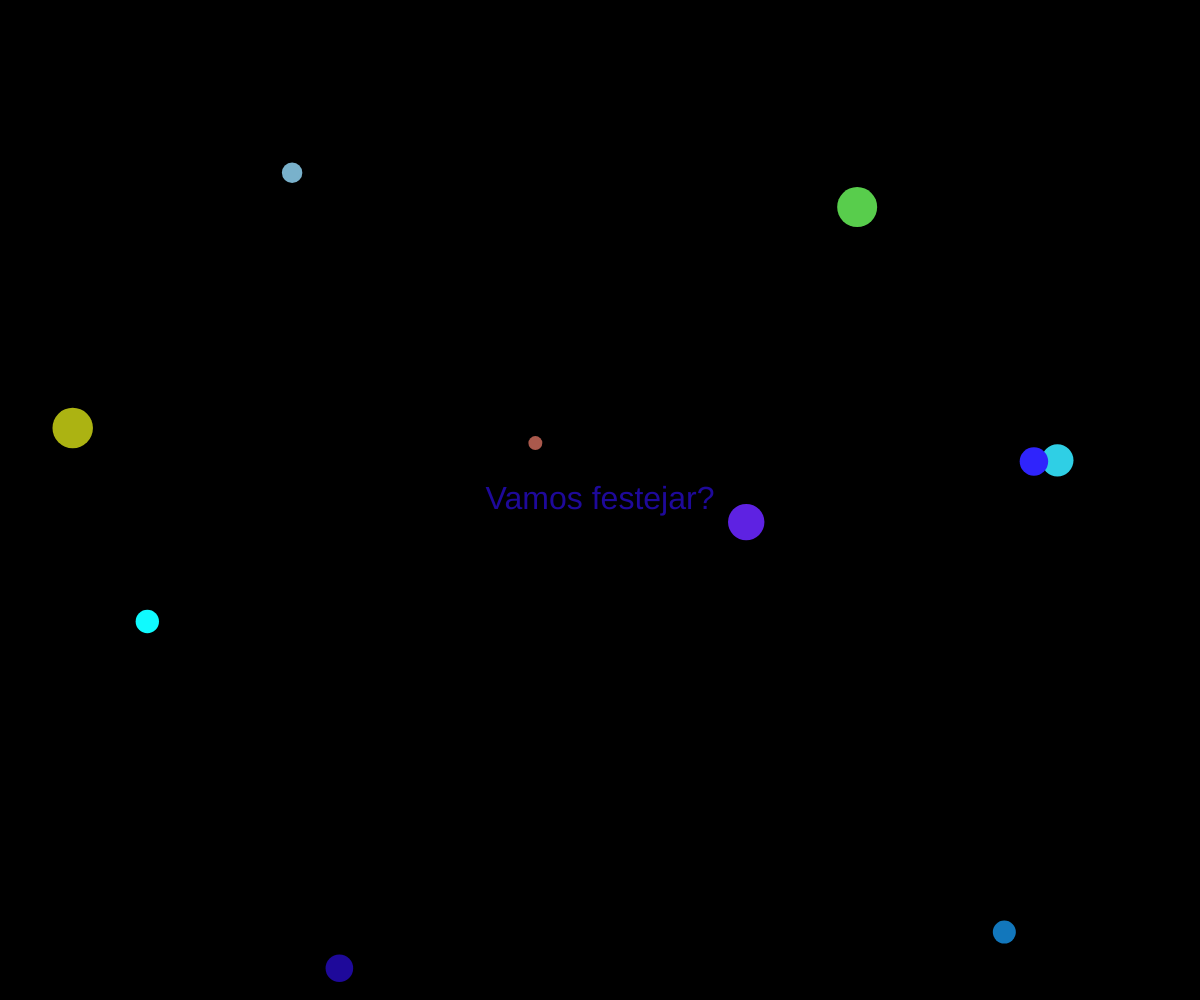
Frame 1 (no input)
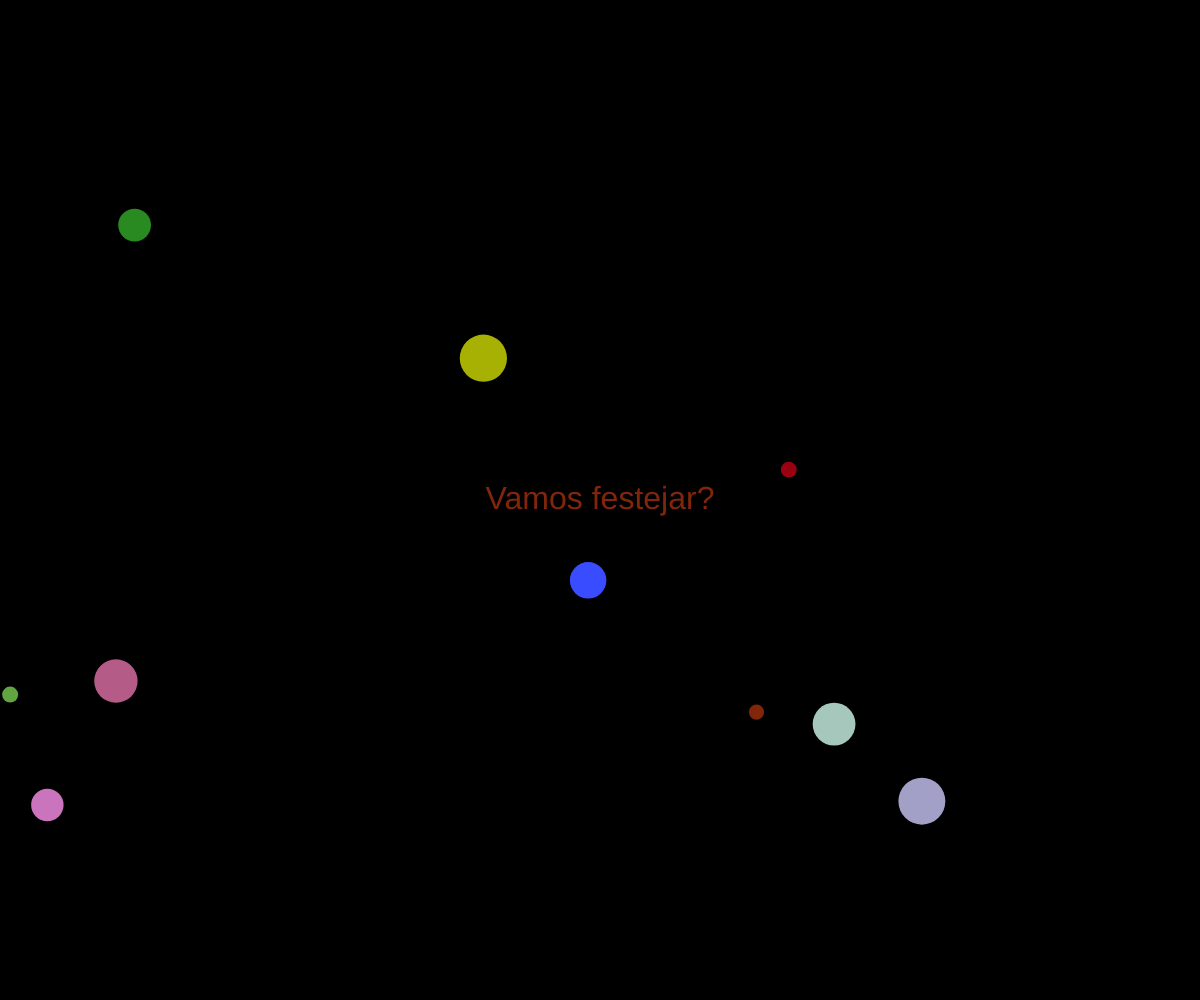
Frame 60 (no input)
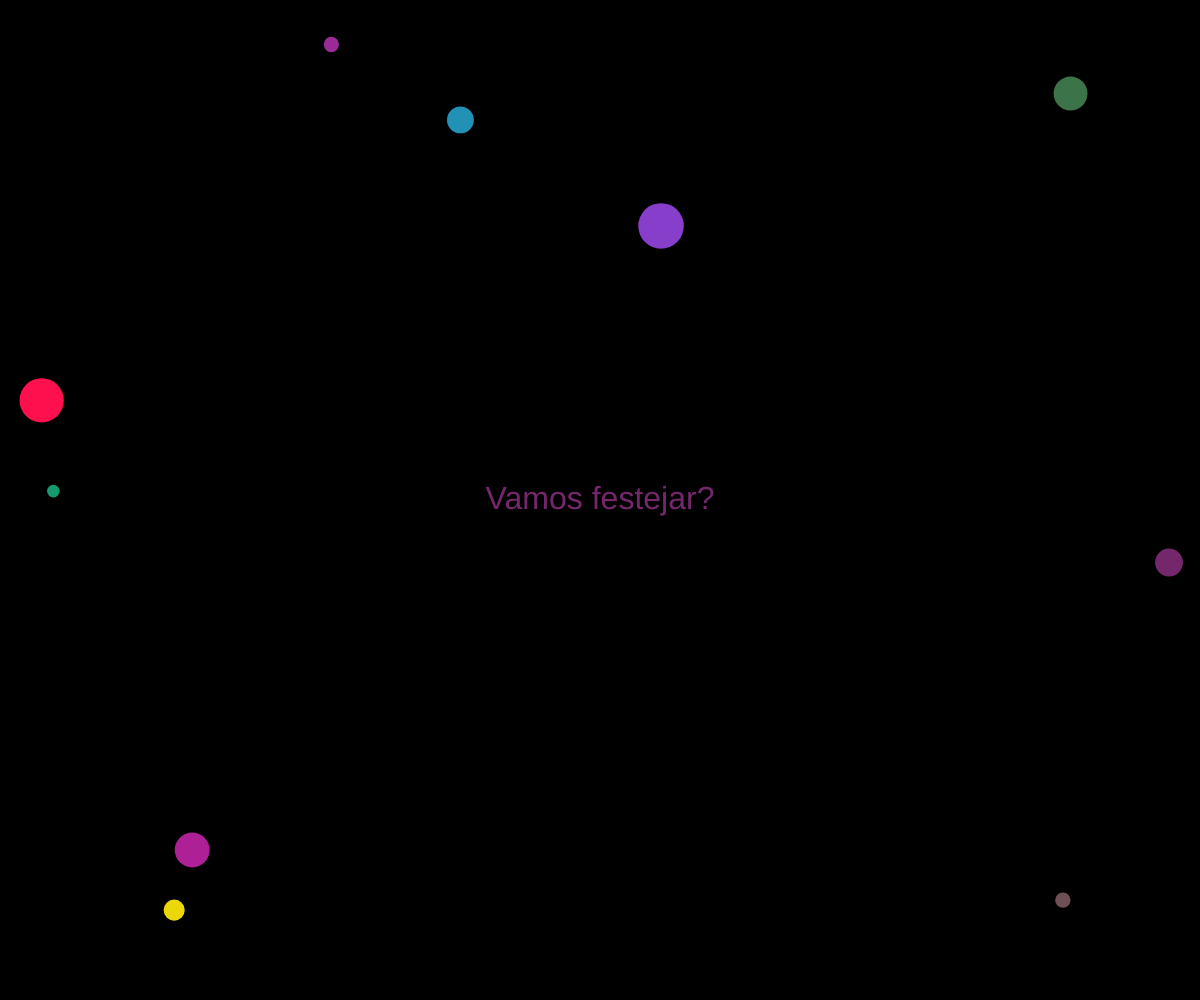
Frame 120 (the mouse pressed at the canvas centre since frame 60)

The p5.js sketch that drew these frames (run headless with seeded random() and noise() and a simulated clock; from frame 60 on, the mouse is pressed at the canvas centre):

// p5.js sketch
// ── sketch.js
function setup() {
    createCanvas(windowWidth, windowHeight);
    textSize(32);
    textAlign(CENTER, CENTER);
    fill(255); // cor do texto (branco)
  }
  
  function draw() {
    background(0); // fundo preto
    
    // Criando as bolinhas uhuuuuuuu!
    for (let i = 0; i < 10; i++) { // reduzindo a quantidade de bolinhas para melhor visualização
      let x = random(width); // posição x aleatória
      let y = random(height); // posição y aleatória
      let diameter = random(10, 50); // diâmetro aleatório entre 10 e 50
      let r = random(255); // componente vermelho da cor aleatória
      let g = random(255); // componente verde da cor aleatória
      let b = random(255); // componente azul da cor aleatória
      fill(r, g, b); // define a cor da bolinha
      noStroke(); // sem contorno
      ellipse(x, y, diameter, diameter); // desenha a bolinha
    }
    
    // Texto "Olá mundo eterno!" no centro da tela
    text("Vamos festejar?", width/2, height/2);
  }
  
